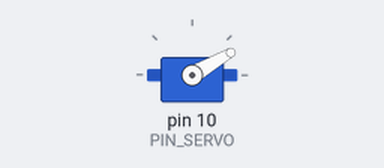
Recording of a sketch running on a simulated Arduino Uno, built with avr-gcc and run on an emulated ATmega328P. On the bench: servo.

Above: at 0.1 s.
At 0.65 s:
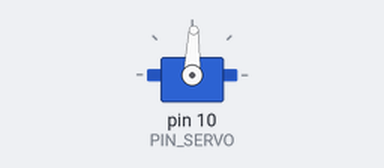
At 1.1 s:
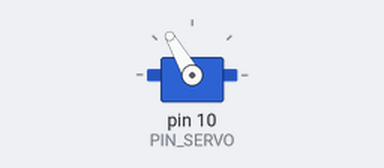
Timing chart, 0 to 2.6 s (numbered marks = the images above):
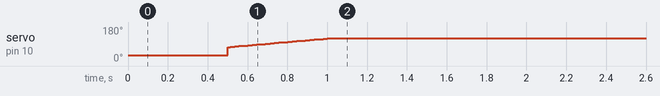

The sketch:

10_example_3.ino
```cpp
#include <Servo.h>

#define PIN_SERVO 10

Servo myServo;
unsigned long MOVING_TIME = 1000; // moving time is 3 seconds
unsigned long moveStartTime;
int startAngle = 30; // 30°
int stopAngle  = 120; // 90°

void setup() {
  myServo.attach(PIN_SERVO);
  moveStartTime = millis(); // start moving

  myServo.write(startAngle); // Set position
  delay(500);
}

void loop() {
  unsigned long progress = millis() - moveStartTime;

  if (progress <= MOVING_TIME) {
    long angle = map(progress, 0, MOVING_TIME, startAngle, stopAngle);
    myServo.write(angle);
  }
}
```

Measured:
- by itself, servo on pin 10 (PIN_SERVO): moves from 30° to 120° over 0.50 s
